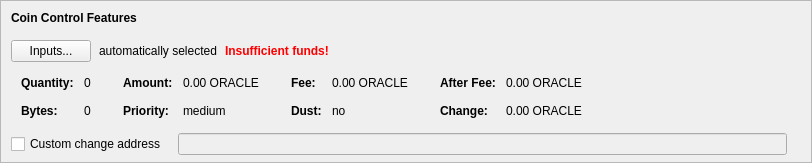
    <widget class="QFrame" name="frameCoinControl">
     <property name="sizePolicy">
      <sizepolicy hsizetype="Expanding" vsizetype="Expanding">
       <horstretch>0</horstretch>
       <verstretch>0</verstretch>
      </sizepolicy>
     </property>
     <property name="maximumSize">
      <size>
       <width>16777215</width>
       <height>16777215</height>
      </size>
     </property>
     <property name="frameShape">
      <enum>QFrame::StyledPanel</enum>
     </property>
     <property name="frameShadow">
      <enum>QFrame::Sunken</enum>
     </property>
     <layout class="QVBoxLayout" name="verticalLayoutCoinControl2">
      <property name="spacing">
       <number>0</number>
      </property>
      <property name="leftMargin">
       <number>0</number>
      </property>
      <property name="topMargin">
       <number>0</number>
      </property>
      <property name="rightMargin">
       <number>0</number>
      </property>
      <property name="bottomMargin">
       <number>6</number>
      </property>
      <item>
       <layout class="QVBoxLayout" name="verticalLayoutCoinControl" stretch="0,0,0,0,1">
        <property name="spacing">
         <number>0</number>
        </property>
        <property name="leftMargin">
         <number>10</number>
        </property>
        <property name="topMargin">
         <number>10</number>
        </property>
        <item>
         <layout class="QHBoxLayout" name="horizontalLayoutCoinControl1">
          <property name="bottomMargin">
           <number>15</number>
          </property>
          <item>
           <widget class="QLabel" name="labelCoinControlFeatures">
            <property name="sizePolicy">
             <sizepolicy hsizetype="Preferred" vsizetype="Maximum">
              <horstretch>0</horstretch>
              <verstretch>0</verstretch>
             </sizepolicy>
            </property>
            <property name="font">
             <font>
              <weight>75</weight>
              <bold>true</bold>
             </font>
            </property>
            <property name="styleSheet">
             <string notr="true">font-weight:bold;</string>
            </property>
            <property name="text">
             <string>Coin Control Features</string>
            </property>
           </widget>
          </item>
         </layout>
        </item>
        <item>
         <layout class="QHBoxLayout" name="horizontalLayoutCoinControl2" stretch="0,0,0,0">
          <property name="spacing">
           <number>8</number>
          </property>
          <property name="bottomMargin">
           <number>10</number>
          </property>
          <item>
           <widget class="QPushButton" name="pushButtonCoinControl">
            <property name="styleSheet">
             <string notr="true"/>
            </property>
            <property name="text">
             <string>Inputs...</string>
            </property>
            <property name="autoDefault">
             <bool>false</bool>
            </property>
           </widget>
          </item>
          <item>
           <widget class="QLabel" name="labelCoinControlAutomaticallySelected">
            <property name="text">
             <string>automatically selected</string>
            </property>
            <property name="margin">
             <number>5</number>
            </property>
           </widget>
          </item>
          <item>
           <widget class="QLabel" name="labelCoinControlInsuffFunds">
            <property name="font">
             <font>
              <weight>75</weight>
              <bold>true</bold>
             </font>
            </property>
            <property name="styleSheet">
             <string notr="true">color:red;font-weight:bold;</string>
            </property>
            <property name="text">
             <string>Insufficient funds!</string>
            </property>
            <property name="margin">
             <number>5</number>
            </property>
           </widget>
          </item>
          <item>
           <spacer name="horizontalSpacerCoinControl">
            <property name="orientation">
             <enum>Qt::Horizontal</enum>
            </property>
            <property name="sizeHint" stdset="0">
             <size>
              <width>40</width>
              <height>1</height>
             </size>
            </property>
           </spacer>
          </item>
         </layout>
        </item>
        <item>
         <widget class="QWidget" name="widgetCoinControl" native="true">
          <property name="sizePolicy">
           <sizepolicy hsizetype="Preferred" vsizetype="Preferred">
            <horstretch>0</horstretch>
            <verstretch>0</verstretch>
           </sizepolicy>
          </property>
          <property name="minimumSize">
           <size>
            <width>0</width>
            <height>0</height>
           </size>
          </property>
          <property name="styleSheet">
           <string notr="true"/>
          </property>
          <layout class="QHBoxLayout" name="horizontalLayoutCoinControl5">
           <property name="leftMargin">
            <number>0</number>
           </property>
           <property name="topMargin">
            <number>0</number>
           </property>
           <property name="rightMargin">
            <number>0</number>
           </property>
           <property name="bottomMargin">
            <number>0</number>
           </property>
           <item>
            <layout class="QHBoxLayout" name="horizontalLayoutCoinControl3" stretch="0,0,0,1">
             <property name="spacing">
              <number>20</number>
             </property>
             <property name="topMargin">
              <number>0</number>
             </property>
             <property name="bottomMargin">
              <number>10</number>
             </property>
             <item>
              <layout class="QFormLayout" name="formLayoutCoinControl1">
               <property name="horizontalSpacing">
                <number>10</number>
               </property>
               <property name="verticalSpacing">
                <number>14</number>
               </property>
               <property name="leftMargin">
                <number>10</number>
               </property>
               <property name="topMargin">
                <number>4</number>
               </property>
               <property name="rightMargin">
                <number>6</number>
               </property>
               <item row="0" column="0">
                <widget class="QLabel" name="labelCoinControlQuantityText">
                 <property name="font">
                  <font>
                   <weight>75</weight>
                   <bold>true</bold>
                  </font>
                 </property>
                 <property name="text">
                  <string>Quantity:</string>
                 </property>
                 <property name="margin">
                  <number>0</number>
                 </property>
                </widget>
               </item>
               <item row="0" column="1">
                <widget class="QLabel" name="labelCoinControlQuantity">
                 <property name="cursor">
                  <cursorShape>IBeamCursor</cursorShape>
                 </property>
                 <property name="contextMenuPolicy">
                  <enum>Qt::ActionsContextMenu</enum>
                 </property>
                 <property name="text">
                  <string notr="true">0</string>
                 </property>
                 <property name="margin">
                  <number>0</number>
                 </property>
                 <property name="textInteractionFlags">
                  <set>Qt::LinksAccessibleByMouse|Qt::TextSelectableByKeyboard|Qt::TextSelectableByMouse</set>
                 </property>
                </widget>
               </item>
               <item row="1" column="0">
                <widget class="QLabel" name="labelCoinControlBytesText">
                 <property name="font">
                  <font>
                   <weight>75</weight>
                   <bold>true</bold>
                  </font>
                 </property>
                 <property name="text">
                  <string>Bytes:</string>
                 </property>
                </widget>
               </item>
               <item row="1" column="1">
                <widget class="QLabel" name="labelCoinControlBytes">
                 <property name="cursor">
                  <cursorShape>IBeamCursor</cursorShape>
                 </property>
                 <property name="contextMenuPolicy">
                  <enum>Qt::ActionsContextMenu</enum>
                 </property>
                 <property name="text">
                  <string notr="true">0</string>
                 </property>
                 <property name="textInteractionFlags">
                  <set>Qt::LinksAccessibleByMouse|Qt::TextSelectableByKeyboard|Qt::TextSelectableByMouse</set>
                 </property>
                </widget>
               </item>
              </layout>
             </item>
             <item>
              <layout class="QFormLayout" name="formLayoutCoinControl2">
               <property name="horizontalSpacing">
                <number>10</number>
               </property>
               <property name="verticalSpacing">
                <number>14</number>
               </property>
               <property name="leftMargin">
                <number>6</number>
               </property>
               <property name="topMargin">
                <number>4</number>
               </property>
               <property name="rightMargin">
                <number>6</number>
               </property>
               <item row="0" column="0">
                <widget class="QLabel" name="labelCoinControlAmountText">
                 <property name="font">
                  <font>
                   <weight>75</weight>
                   <bold>true</bold>
                  </font>
                 </property>
                 <property name="text">
                  <string>Amount:</string>
                 </property>
                 <property name="margin">
                  <number>0</number>
                 </property>
                </widget>
               </item>
               <item row="0" column="1">
                <widget class="QLabel" name="labelCoinControlAmount">
                 <property name="cursor">
                  <cursorShape>IBeamCursor</cursorShape>
                 </property>
                 <property name="contextMenuPolicy">
                  <enum>Qt::ActionsContextMenu</enum>
                 </property>
                 <property name="text">
                  <string notr="true">0.00 ORACLE</string>
                 </property>
                 <property name="textInteractionFlags">
                  <set>Qt::LinksAccessibleByMouse|Qt::TextSelectableByKeyboard|Qt::TextSelectableByMouse</set>
                 </property>
                </widget>
               </item>
               <item row="1" column="0">
                <widget class="QLabel" name="labelCoinControlPriorityText">
                 <property name="font">
                  <font>
                   <weight>75</weight>
                   <bold>true</bold>
                  </font>
                 </property>
                 <property name="text">
                  <string>Priority:</string>
                 </property>
                </widget>
               </item>
               <item row="1" column="1">
                <widget class="QLabel" name="labelCoinControlPriority">
                 <property name="cursor">
                  <cursorShape>IBeamCursor</cursorShape>
                 </property>
                 <property name="contextMenuPolicy">
                  <enum>Qt::ActionsContextMenu</enum>
                 </property>
                 <property name="text">
                  <string>medium</string>
                 </property>
                 <property name="textInteractionFlags">
                  <set>Qt::LinksAccessibleByMouse|Qt::TextSelectableByKeyboard|Qt::TextSelectableByMouse</set>
                 </property>
                </widget>
               </item>
              </layout>
             </item>
             <item>
              <layout class="QFormLayout" name="formLayoutCoinControl3">
               <property name="horizontalSpacing">
                <number>10</number>
               </property>
               <property name="verticalSpacing">
                <number>14</number>
               </property>
               <property name="leftMargin">
                <number>6</number>
               </property>
               <property name="topMargin">
                <number>4</number>
               </property>
               <property name="rightMargin">
                <number>6</number>
               </property>
               <item row="0" column="0">
                <widget class="QLabel" name="labelCoinControlFeeText">
                 <property name="font">
                  <font>
                   <weight>75</weight>
                   <bold>true</bold>
                  </font>
                 </property>
                 <property name="text">
                  <string>Fee:</string>
                 </property>
                 <property name="margin">
                  <number>0</number>
                 </property>
                </widget>
               </item>
               <item row="0" column="1">
                <widget class="QLabel" name="labelCoinControlFee">
                 <property name="cursor">
                  <cursorShape>IBeamCursor</cursorShape>
                 </property>
                 <property name="contextMenuPolicy">
                  <enum>Qt::ActionsContextMenu</enum>
                 </property>
                 <property name="text">
                  <string notr="true">0.00 ORACLE</string>
                 </property>
                 <property name="textInteractionFlags">
                  <set>Qt::LinksAccessibleByMouse|Qt::TextSelectableByKeyboard|Qt::TextSelectableByMouse</set>
                 </property>
                </widget>
               </item>
               <item row="1" column="0">
                <widget class="QLabel" name="labelCoinControlLowOutputText">
                 <property name="font">
                  <font>
                   <weight>75</weight>
                   <bold>true</bold>
                  </font>
                 </property>
                 <property name="text">
                  <string>Dust:</string>
                 </property>
                </widget>
               </item>
               <item row="1" column="1">
                <widget class="QLabel" name="labelCoinControlLowOutput">
                 <property name="cursor">
                  <cursorShape>IBeamCursor</cursorShape>
                 </property>
                 <property name="contextMenuPolicy">
                  <enum>Qt::ActionsContextMenu</enum>
                 </property>
                 <property name="text">
                  <string>no</string>
                 </property>
                 <property name="textInteractionFlags">
                  <set>Qt::LinksAccessibleByMouse|Qt::TextSelectableByKeyboard|Qt::TextSelectableByMouse</set>
                 </property>
                </widget>
               </item>
              </layout>
             </item>
             <item>
              <layout class="QFormLayout" name="formLayoutCoinControl4">
               <property name="horizontalSpacing">
                <number>10</number>
               </property>
               <property name="verticalSpacing">
                <number>14</number>
               </property>
               <property name="leftMargin">
                <number>6</number>
               </property>
               <property name="topMargin">
                <number>4</number>
               </property>
               <property name="rightMargin">
                <number>6</number>
               </property>
               <item row="0" column="0">
                <widget class="QLabel" name="labelCoinControlAfterFeeText">
                 <property name="font">
                  <font>
                   <weight>75</weight>
                   <bold>true</bold>
                  </font>
                 </property>
                 <property name="text">
                  <string>After Fee:</string>
                 </property>
                 <property name="margin">
                  <number>0</number>
                 </property>
                </widget>
               </item>
               <item row="0" column="1">
                <widget class="QLabel" name="labelCoinControlAfterFee">
                 <property name="cursor">
                  <cursorShape>IBeamCursor</cursorShape>
                 </property>
                 <property name="contextMenuPolicy">
                  <enum>Qt::ActionsContextMenu</enum>
                 </property>
                 <property name="text">
                  <string notr="true">0.00 ORACLE</string>
                 </property>
                 <property name="textInteractionFlags">
                  <set>Qt::LinksAccessibleByMouse|Qt::TextSelectableByKeyboard|Qt::TextSelectableByMouse</set>
                 </property>
                </widget>
               </item>
               <item row="1" column="0">
                <widget class="QLabel" name="labelCoinControlChangeText">
                 <property name="font">
                  <font>
                   <weight>75</weight>
                   <bold>true</bold>
                  </font>
                 </property>
                 <property name="text">
                  <string>Change:</string>
                 </property>
                </widget>
               </item>
               <item row="1" column="1">
                <widget class="QLabel" name="labelCoinControlChange">
                 <property name="cursor">
                  <cursorShape>IBeamCursor</cursorShape>
                 </property>
                 <property name="contextMenuPolicy">
                  <enum>Qt::ActionsContextMenu</enum>
                 </property>
                 <property name="text">
                  <string notr="true">0.00 ORACLE</string>
                 </property>
                 <property name="textInteractionFlags">
                  <set>Qt::LinksAccessibleByMouse|Qt::TextSelectableByKeyboard|Qt::TextSelectableByMouse</set>
                 </property>
                </widget>
               </item>
              </layout>
             </item>
            </layout>
           </item>
          </layout>
         </widget>
        </item>
        <item>
         <layout class="QHBoxLayout" name="horizontalLayoutCoinControl4" stretch="0,0,0">
          <property name="spacing">
           <number>12</number>
          </property>
          <property name="sizeConstraint">
           <enum>QLayout::SetDefaultConstraint</enum>
          </property>
          <property name="topMargin">
           <number>5</number>
          </property>
          <property name="rightMargin">
           <number>5</number>
          </property>
          <item>
           <widget class="QCheckBox" name="checkBoxCoinControlChange">
            <property name="toolTip">
             <string>If this is activated, but the change address is empty or invalid, change will be sent to a newly generated address.</string>
            </property>
            <property name="text">
             <string>Custom change address</string>
            </property>
           </widget>
          </item>
          <item>
           <widget class="QValidatedLineEdit" name="lineEditCoinControlChange">
            <property name="enabled">
             <bool>false</bool>
            </property>
            <property name="sizePolicy">
             <sizepolicy hsizetype="Expanding" vsizetype="Fixed">
              <horstretch>0</horstretch>
              <verstretch>0</verstretch>
             </sizepolicy>
            </property>
           </widget>
          </item>
          <item>
           <widget class="QLabel" name="labelCoinControlChangeLabel">
            <property name="sizePolicy">
             <sizepolicy hsizetype="Preferred" vsizetype="Expanding">
              <horstretch>0</horstretch>
              <verstretch>0</verstretch>
             </sizepolicy>
            </property>
            <property name="minimumSize">
             <size>
              <width>0</width>
              <height>0</height>
             </size>
            </property>
            <property name="text">
             <string/>
            </property>
            <property name="margin">
             <number>3</number>
            </property>
           </widget>
          </item>
         </layout>
        </item>
        <item>
         <spacer name="verticalSpacerCoinControl">
          <property name="orientation">
           <enum>Qt::Vertical</enum>
          </property>
          <property name="sizeHint" stdset="0">
           <size>
            <width>800</width>
            <height>1</height>
           </size>
          </property>
         </spacer>
        </item>
       </layout>
      </item>
     </layout>
    </widget>
